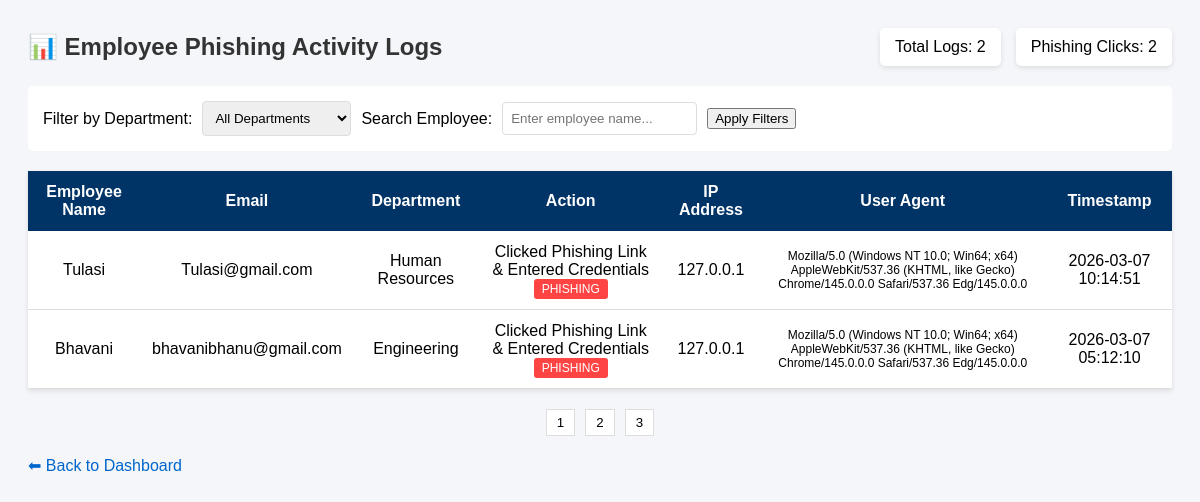
The page /activity on the database its author committed.
### tables this page shows
CREATE TABLE user_activity (
                activity_id INTEGER PRIMARY KEY AUTOINCREMENT,
                user_id INTEGER,
                action TEXT NOT NULL,
                ip_address TEXT,
                user_agent TEXT,
                timestamp TIMESTAMP DEFAULT CURRENT_TIMESTAMP,
                FOREIGN KEY (user_id) REFERENCES users (user_id)
            );

CREATE TABLE users (
                user_id INTEGER PRIMARY KEY AUTOINCREMENT,
                name TEXT NOT NULL,
                email TEXT UNIQUE NOT NULL,
                role TEXT,
                department TEXT,
                manager_email TEXT,
                risk_score INTEGER DEFAULT 0,
                created_at TIMESTAMP DEFAULT CURRENT_TIMESTAMP
            );

### app.py (the view)
@app.route("/activity")
def activity():
    c = conn()
    logs = c.execute("""
        SELECT users.name, users.email, users.department,
               user_activity.action, user_activity.timestamp,
               user_activity.ip_address, user_activity.user_agent
        FROM user_activity
        JOIN users ON users.user_id = user_activity.user_id
        ORDER BY user_activity.timestamp DESC
    """).fetchall()
    c.close()
    return render_template("activity.html", logs=logs)

### app.py (called while the page is built)
def conn():
    c = sqlite3.connect(DB)
    c.row_factory = sqlite3.Row
    return c

### templates/activity.html (shortened to what this page needs)
<!DOCTYPE html>
<html>
<head>
</head>
<body>
<div class="header">
    <h2>📊 Employee Phishing Activity Logs</h2>
    <div class="stats">
        <div class="stat-box">Total Logs: {{ logs|length }}</div>
        <div class="stat-box">Phishing Clicks: {{ logs|selectattr("action", "equalto", "Clicked Phishing Link & Entered Credentials")|list|length }}</div>
    </div>
</div>
<div class="filter-section">
    <label>Filter by Department:</label>
    <select id="deptFilter">
        <option value="all">All Departments</option>
    </select>
    <label>Search Employee:</label>
    <input type="text" id="searchInput" placeholder="Enter employee name...">
    <button onclick="applyFilters()">Apply Filters</button>
</div>
<table id="activityTable">
    <tr>
        <th>Employee Name</th>
        <th>Email</th>
        <th>Department</th>
        <th>Action</th>
        <th>IP Address</th>
        <th>User Agent</th>
        <th>Timestamp</th>
    </tr>
    {% for log in logs %}
    <tr data-department="{{ log.department }}" data-name="{{ log.name }}">
        <td>{{ log.name }}</td>
        <td>{{ log.email }}</td>
        <td>{{ log.department }}</td>
        <td>
            {{ log.action }}
            {% if log.action == "Clicked Phishing Link & Entered Credentials" %}
                <span class="phishing-badge">PHISHING</span>
            {% endif %}
        </td>
        <td>{{ log.ip_address or 'N/A' }}</td>
        <td style="font-size: 12px;">{{ log.user_agent or 'N/A' }}</td>
        <td>{{ log.timestamp }}</td>
    </tr>
    {% endfor %}
</table>
<div class="pagination">
    <button class="page-btn" onclick="changePage(1)">1</button>
    <button class="page-btn" onclick="changePage(2)">2</button>
    <button class="page-btn" onclick="changePage(3)">3</button>
</div>
<a href="/dashboard" class="back-link">⬅ Back to Dashboard</a>
</body>
</html>

### templates/activity.html (style rules this page uses)
body { font-family: Arial, sans-serif; background: #f4f6f9; padding: 20px; }
.header { display: flex; justify-content: space-between; align-items: center; margin-bottom: 20px; }
h2 { color: #333; margin: 0; }
.stats { display: flex; gap: 15px; }
.stat-box { background: white; padding: 10px 15px; border-radius: 5px; box-shadow: 0 2px 5px rgba(0,0,0,0.1); }
.filter-section { background: white; padding: 15px; border-radius: 5px; margin-bottom: 20px; display: flex; gap: 10px; align-items: center; }
select, input { padding: 8px; border: 1px solid #ddd; border-radius: 4px; }
table { width: 100%; background: white; border-collapse: collapse; box-shadow: 0 2px 5px rgba(0,0,0,0.1); }
th { background: #003366; color: white; padding: 12px; }
td { padding: 12px; border-bottom: 1px solid #ddd; text-align: center; }
.phishing-badge { background: #ff4444; color: white; padding: 3px 8px; border-radius: 3px; font-size: 12px; }
.pagination { margin-top: 20px; display: flex; justify-content: center; gap: 10px; }
.page-btn { padding: 5px 10px; background: white; border: 1px solid #ddd; cursor: pointer; }
.back-link { display: inline-block; margin-top: 20px; color: #0066cc; text-decoration: none; }

### rows shown on the page
user_activity: name "Tulasi", email "Tulasi@gmail.com", department "Human Resources", action "Clicked Phishing Link & Entered Credentials", shows "PHISHING", ip_address "127.0.0.1", user_agent "Mozilla/5.0 (Windows NT 10.0; Win64; x64) AppleWebKit/537.36 (KHTML, like Gecko) Chrome/145.0.0.0 Safari/537.36 Edg/145.0.0.0", timestamp "2026-03-07 10:14:51"
user_activity: name "Bhavani", email "bhavanibhanu@gmail.com", department "Engineering", action "Clicked Phishing Link & Entered Credentials", shows "PHISHING", ip_address "127.0.0.1", user_agent "Mozilla/5.0 (Windows NT 10.0; Win64; x64) AppleWebKit/537.36 (KHTML, like Gecko) Chrome/145.0.0.0 Safari/537.36 Edg/145.0.0.0", timestamp "2026-03-07 05:12:10"

### other values the page prints
{{ logs|length }} "2"
